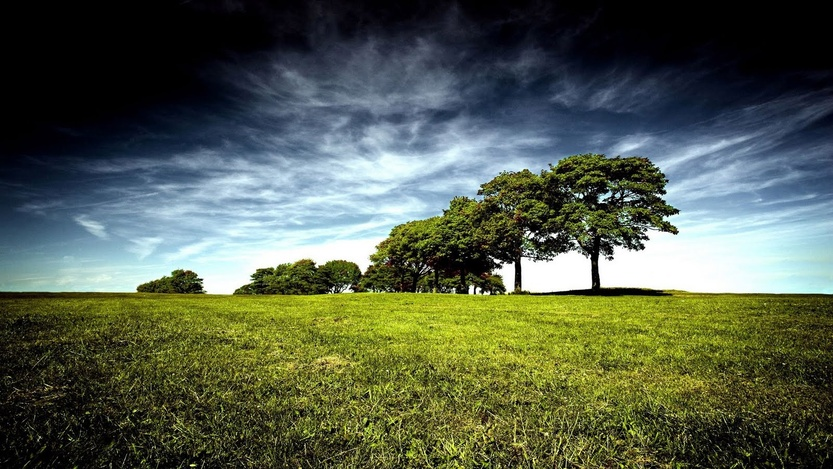
#> input picture Image Color Quantization-Unsupervised Learning/image1.jpg, 833 x 469 px, shrunk from 1600 x 900 before the run
$ python imageSegmentation.py
#> lines starting #> are read from the running program, lines starting #| are printed output that depends on the picture
import cv2
import numpy as np
import os

newpath = 'clusteredImages'
if not os.path.exists(newpath):
    os.makedirs(newpath)

img = cv2.imread('image1.jpg')
#> img is the input picture: shape (469, 833, 3); mean B, G, R 75.7, 93.3, 83.6
img_array = np.array(img)
Z = img_array.reshape((-1,3))
Z = np.float32(Z)
criteria = (cv2.TERM_CRITERIA_EPS, 15, 1)
K = 4
ret,label,center=cv2.kmeans(Z,K,None,criteria,15,cv2.KMEANS_PP_CENTERS)
#> ret = 866555282.9; center = [[57.98, 75.85, 67.33], [228.2, 219, 193.1], [80.84, 147.5, 135.7], [11.78, 12.8, 11.47]]
center = np.uint8(center)
#> center = [[57, 75, 67], [228, 219, 193], [80, 147, 135], [11, 12, 11]]
res = center[label.flatten()]
res2 = res.reshape((img.shape))
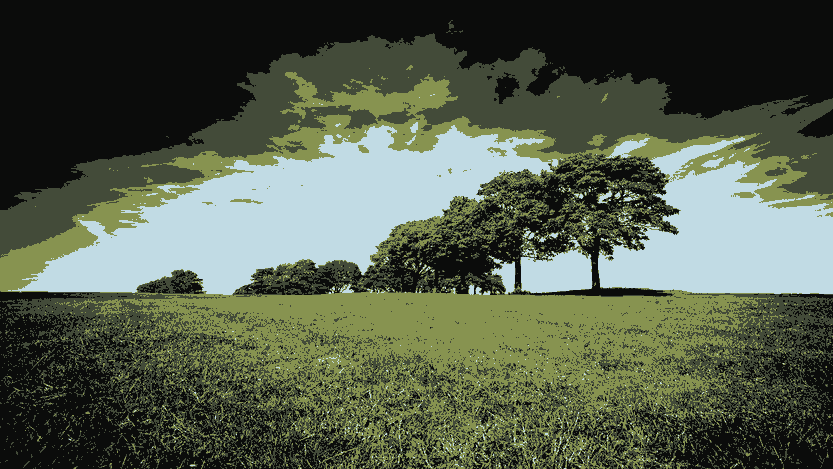
#> res2: shape (469, 833, 3); mean B, G, R 74.9, 92.6, 83.2
cv2.imshow('Output_1',res2)
cv2.waitKey(0)
cv2.destroyAllWindows()
cv2.imwrite('clusteredImages/Output_1.jpg',res2)

img = cv2.imread('image2.jpg')
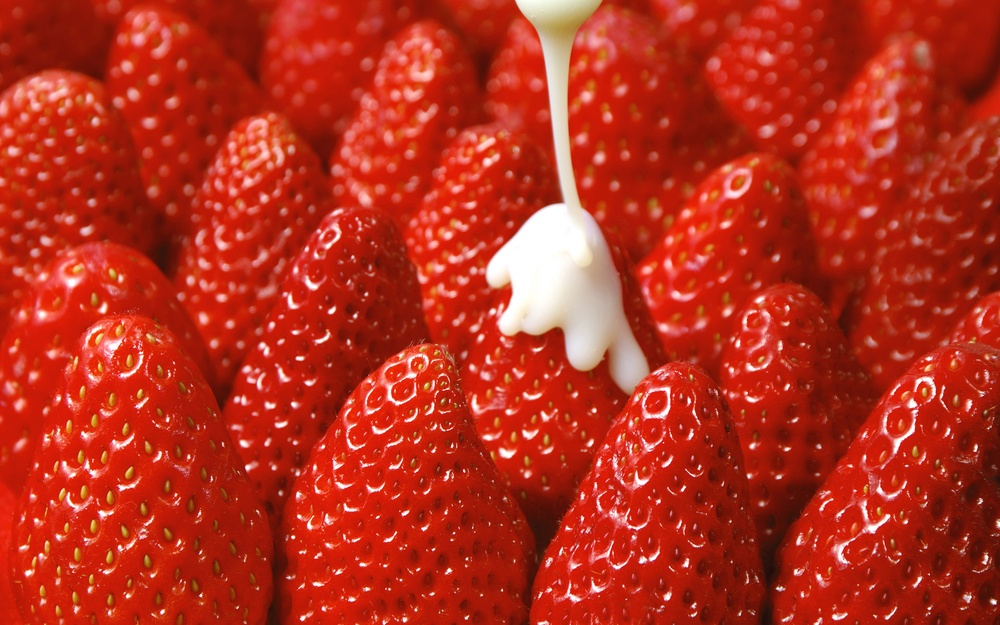
#> input picture Image Color Quantization-Unsupervised Learning/image2.jpg, 1000 x 625 px, shrunk from 1920 x 1200 before the run
#> img is the input picture: shape (625, 1000, 3); mean B, G, R 29.5, 47.8, 183.1
img_array = np.array(img)
Z = img_array.reshape((-1,3))
Z = np.float32(Z)
criteria = (cv2.TERM_CRITERIA_EPS + cv2.TERM_CRITERIA_MAX_ITER, 10, 1)
K = 2
ret,label,center=cv2.kmeans(Z,K,None,criteria,10,cv2.KMEANS_RANDOM_CENTERS)
#> ret = 1.37e+09; center = [[14.6, 33.76, 177], [151.5, 163.3, 232.9]]
center = np.uint8(center)
#> center = [[14, 33, 176], [151, 163, 232]]
res = center[label.flatten()]
res2 = res.reshape((img.shape))
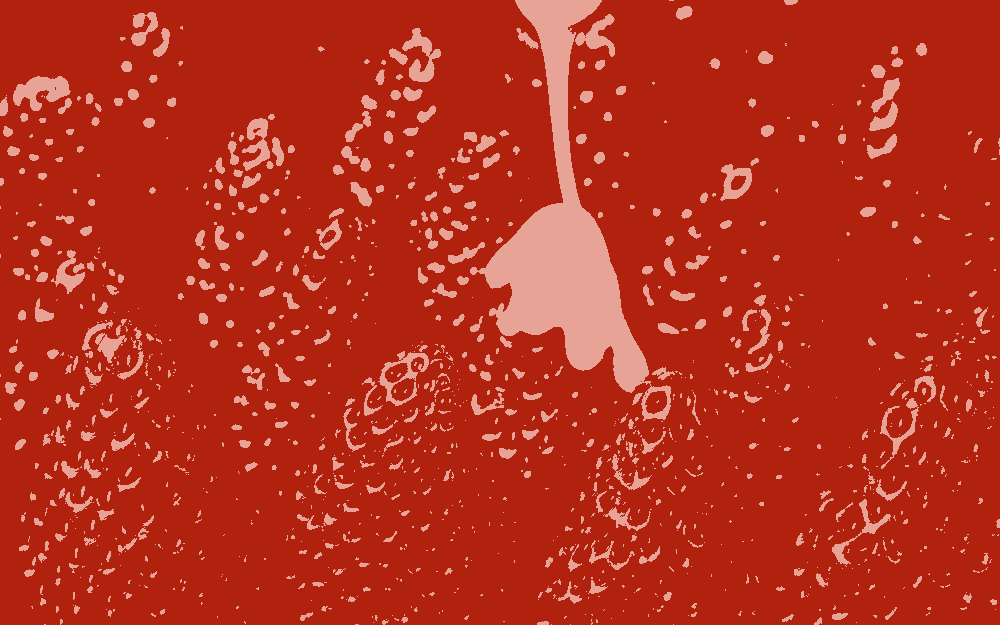
#> res2: shape (625, 1000, 3); mean B, G, R 28.9, 47.1, 182.1
cv2.imshow('Output_2',res2)
cv2.waitKey(0)
cv2.destroyAllWindows()
cv2.imwrite('clusteredImages/Output_2.jpg',res2)

img = cv2.imread('image4.jpg')
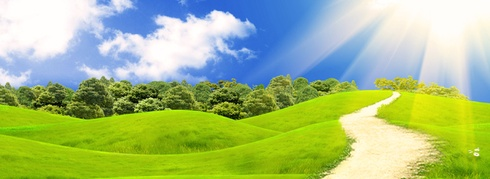
#> input picture Image Color Quantization-Unsupervised Learning/image4.jpg, 490 x 179 px, shrunk from 940 x 344 before the run
#> img is the input picture: shape (179, 490, 3); mean B, G, R 127.9, 189.8, 164
img_array = np.array(img)
Z = img_array.reshape((-1,3))
Z = np.float32(Z)
criteria = (cv2.TERM_CRITERIA_EPS + cv2.TERM_CRITERIA_MAX_ITER, 13, 1.0)
K = 3
ret,label,center=cv2.kmeans(Z,K,None,criteria,10,cv2.KMEANS_RANDOM_CENTERS)
#> ret = 248586521.1; center = [[228.4, 233.3, 233.1], [217.4, 148.9, 103.1], [19.83, 177.9, 143.6]]
center = np.uint8(center)
#> center = [[228, 233, 233], [217, 148, 103], [19, 177, 143]]
res = center[label.flatten()]
res2 = res.reshape((img.shape))
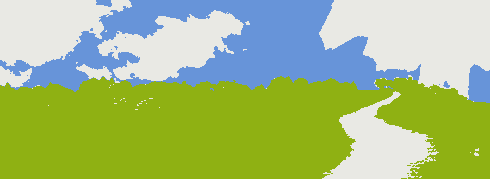
#> res2: shape (179, 490, 3); mean B, G, R 127.3, 189, 163.7
cv2.imshow('Output_3',res2)
cv2.waitKey(0)
cv2.destroyAllWindows()
cv2.imwrite('clusteredImages/Output_3.jpg',res2)
